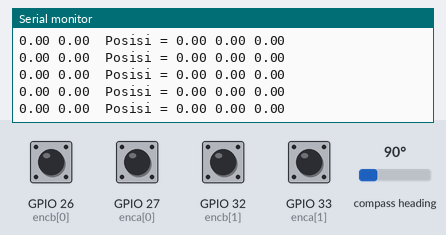
A sketch run on a simulated ESP32. On the bench: the last lines printed to the serial monitor. Wiring (inferred from the names in the program): CMPS compass at I2C address 0x60. The test bench sets the inputs (shaded band); at power-on: GPIO 26 (encb[0]), GPIO 27 (enca[0]), GPIO 32 (encb[1]), GPIO 33 (enca[1]) HIGH, compass heading 90°.

Above: at 3.2 s.
3.3 s: compass heading set to 7°
At 3.5 s:
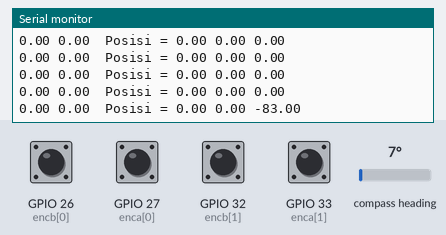
4.8 s: GPIO 27 (enca[0]) pulled LOW for 0.15 s
At 5.17 s:
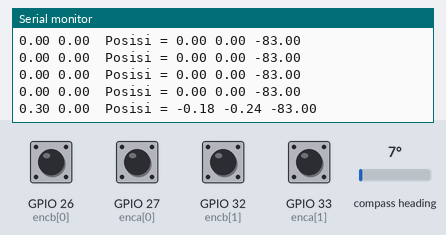
6.4 s: GPIO 33 (enca[1]) pulled LOW for 0.15 s
At 6.69 s:
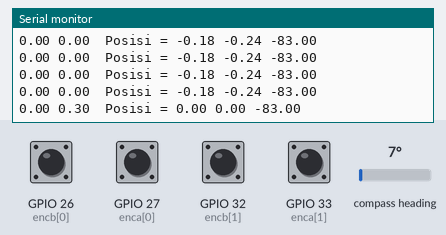
8.0 s: GPIO 33 (enca[1]) pulled LOW for 1 s
At 9.28 s:
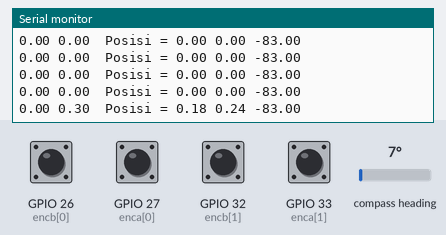
10.5 s: GPIO 27 (enca[0]) pulled LOW for 1 s
At 11.71 s:
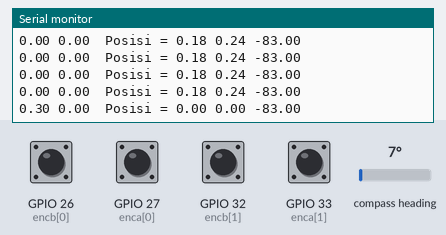
13.0 s: compass heading set to 180°
At 13.08 s:
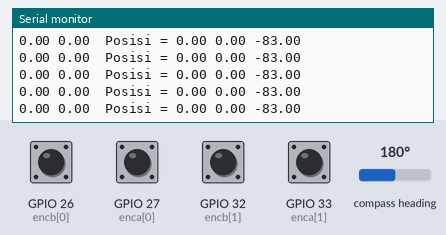
Timing chart, 0 to 15.5 s (numbered marks = the images above; inputs shaded):
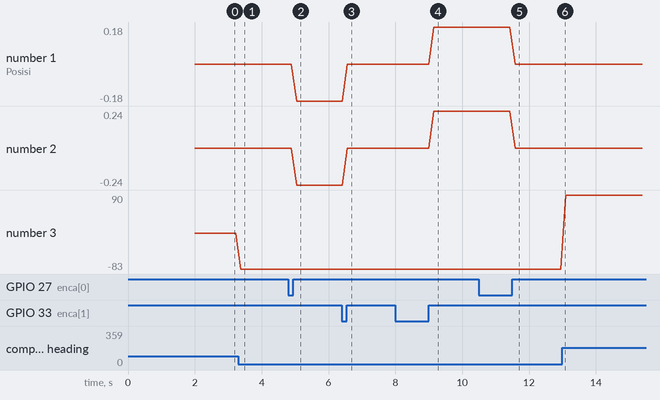

Measured:
- after the input at 3.3 s, the serial monitor: prints a new line after 0.07 s (image 1)
- after the input at 4.8 s, the serial monitor: prints a new line after 0.24 s (image 2)
- after the input at 6.4 s, the serial monitor: prints a new line after 0.16 s (image 3)
- after the input at 8.0 s, the serial monitor: prints a new line after 1.1 s (image 4)
- after the input at 10.5 s, the serial monitor: prints a new line after 1.1 s (image 5)
- plotted number 1: 0 → -0.18 after the input at 4.8 s, 0 → 0.18 after the input at 8.0 s
- plotted number 2: 0 → -0.24 after the input at 4.8 s, 0 → 0.24 after the input at 8.0 s
- plotted number 3: 0 → -83 after the input at 3.3 s, -83 → 90 after the input at 13.0 s

The sketch:

C_CekRPM-ODO2.ino
```cpp
// Encoder output to Arduino Interrupt pin. Tracks the pulse count.


//  ================  COMPAS  ==========
#include <Wire.h>
#define ADDRESS 0x60
#define CMPS12_ADDRESS 0x60  // Address of CMPS12 shifted right one bit for arduino wire library
#define ANGLE_8  1           // Register to read 8bit angle from
unsigned char high_byte, low_byte, angle8;
char pitch, roll;
unsigned int angle16;
unsigned long milseb=0;

const int enca[] = {27, 33};
const int encb[] = {26, 32};
float c=0, e=0, d=0, o, f;
int posi0 = 0;
int posi1 = 0;
float Kiri=0, Kanan=0, xx=0, yy=0;


// Keep track of the number of right wheel pulses
volatile int posi[] = {0,0};

float degree(double deg){  //function declaration
 return (deg*22)/(7*180.0);     //calculation for the radian to degree conversion
}

template <int j>
void readEncoder(){
  int b = digitalRead(encb[j]);
  if(b > 0){
    posi[j]++;

  }
  else{
    posi[j]--;

  }
}

void setup() {

  // Open the serial port at 9600 bps
  Serial.begin(9600);
  Wire.begin();
  delay(2000);

  //  ================  COMPAS  ==========
  Wire.beginTransmission(CMPS12_ADDRESS);  //starts communication with CMPS12
  Wire.write(ANGLE_8);                     //Sends the register we wish to start reading from
  Wire.endTransmission();
  Wire.requestFrom(CMPS12_ADDRESS, 5);

  while(Wire.available() < 5);        // Wait for all bytes to come back

  angle8 = Wire.read();               // Read back the 5 bytes
  high_byte = Wire.read();
  low_byte = Wire.read();
  pitch = Wire.read();
  roll = Wire.read();
  angle16 = high_byte;                 // Calculate 16 bit angle
  angle16 <<= 8;
  angle16 += low_byte;
  float u = (angle16 / 10);
  float i = (angle16 % 10);
  o = u + i;
  c=o;

  // Set pin states of the encoder
  for(int i=0; i<2; i++){
      pinMode(enca[i], INPUT_PULLUP);
    }
  for(int i=0; i<2; i++){
      pinMode(encb[i], INPUT_PULLUP);
    }


  // Every time the pin goes high, this is a pulse
  attachInterrupt(digitalPinToInterrupt(enca[0]), readEncoder<0>, RISING);
  attachInterrupt(digitalPinToInterrupt(enca[1]), readEncoder<1>, RISING);

}

void loop() {

//    Serial.print(" Pulses right : ");
//    Serial.print(posi[0]);
//    Serial.print(" Pulses left : ");
//    Serial.println(posi[1]);

    if(millis() - milseb >150){
      noInterrupts();
        Wire.beginTransmission(CMPS12_ADDRESS);  //starts communication with CMPS12
        Wire.write(ANGLE_8);                     //Sends the register we wish to start reading from
        Wire.endTransmission();

        // Request 5 bytes from the CMPS12
        // this will give us the 8 bit bearing,
        // both bytes of the 16 bit bearing, pitch and roll
        Wire.requestFrom(CMPS12_ADDRESS, 5);

        while(Wire.available() < 5);        // Wait for all bytes to come back

        angle8 = Wire.read();               // Read back the 5 bytes
        high_byte = Wire.read();
        low_byte = Wire.read();
        pitch = Wire.read();
        roll = Wire.read();

        angle16 = high_byte;                 // Calculate 16 bit angle
        angle16 <<= 8;
        angle16 += low_byte;


        float u = (angle16 / 10);
        float i = (angle16 % 10);
        o = u + i;
       // if(o>360)o=360;

//        Serial.print(" angle full: ");     // Display 16 bit angle with decimal place
//        Serial.print(o);
//        Serial.print(" === ");

        d=o-c;
        if(d>300){
          if(o>360){d=-((o-360)+c);}
          else {d=-(360-d);}
          }
        if(d<-300){
          if(c>360){d=c+d;}
          else {d=360+d;}
          }


   //     Serial.print(d);
        f=d+e;
//        Serial.print("  angle alias:  ");
//        Serial.println(f);
        //==== MEMORY SEMENTARA ===
        c=o;
        e=f;

        Odometry();

        milseb = millis();
      }
}


void Odometry(){
      Kanan = posi[0] - posi0;
      Kiri = posi[1] - posi1;
      interrupts();
      Kanan = (Kanan * 0.303);
      Kiri = (Kiri * 0.303);

      posi0 = posi[0];
      posi1 = posi[1];

      double vv1 = (0.7*Kanan) - (0.7*Kiri);
      double vv2 = -(0.7*Kanan) + (0.7*Kiri);
      double vv3 = -((Kanan/0.1) + (Kiri/0.1));
      Serial.print(Kanan);
      Serial.print(' ');
      Serial.print(Kiri);

      float ypos = (cos(degree(f))*vv1) + (-sin(degree(f))*vv2);
      float xpos = (sin(degree(f))*vv1) + (cos(degree(f))*vv2);
      ypos = ypos + yy;
      xpos = xpos + xx;

    Serial.print("  Posisi = ");
    Serial.print(ypos);
    Serial.print(" ");
    Serial.print(xpos);
    Serial.print(" ");
    Serial.print(f);
    Serial.println(" ");

      xx = xpos;
      yy = ypos;

    }
```
